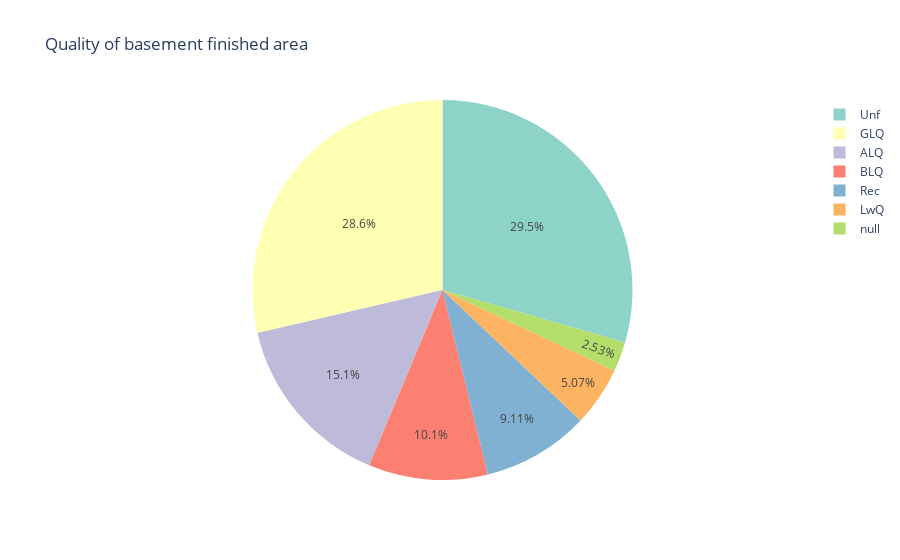

Write notebook code for a chart like this one.
### Code cell
fig = px.pie(train, names = "BsmtFinType1", title = "Quality of basement finished area", color_discrete_sequence=px.colors.qualitative.Set3)
fig.show()

### Figure 1 — Plotly figure (JSON) as saved in the notebook; plotly's stock layout.template omitted (floating-point values rounded to 4 significant figures; data arrays with more than 128 entries replaced by an {"elided": "..."} marker saying what was removed)
{"data": [{"domain": {"x": [0, 1], "y": [0, 1]}, "hovertemplate": "BsmtFinType1=%{label}<extra></extra>", "labels": {"elided": "1460 str values"}, "legendgroup": "", "name": "", "showlegend": true, "type": "pie"}], "layout": {"legend": {"tracegroupgap": 0}, "piecolorway": ["rgb(141,211,199)", "rgb(255,255,179)", "rgb(190,186,218)", "rgb(251,128,114)", "rgb(128,177,211)", "rgb(253,180,98)", "rgb(179,222,105)", "rgb(252,205,229)", "rgb(217,217,217)", "rgb(188,128,189)", "rgb(204,235,197)", "rgb(255,237,111)"], "title": {"text": "Quality of basement finished area"}}}
